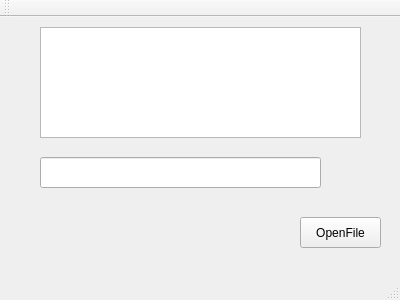
<?xml version="1.0" encoding="UTF-8"?>
<ui version="4.0">
 <class>MainWindow</class>
 <widget class="QMainWindow" name="MainWindow">
  <property name="geometry">
   <rect>
    <x>0</x>
    <y>0</y>
    <width>400</width>
    <height>300</height>
   </rect>
  </property>
  <property name="windowTitle">
   <string>MainWindow</string>
  </property>
  <widget class="QWidget" name="centralWidget">
   <widget class="QPlainTextEdit" name="plainTextEdit">
    <property name="geometry">
     <rect>
      <x>40</x>
      <y>10</y>
      <width>321</width>
      <height>111</height>
     </rect>
    </property>
   </widget>
   <widget class="QPushButton" name="pushButton">
    <property name="geometry">
     <rect>
      <x>300</x>
      <y>200</y>
      <width>81</width>
      <height>31</height>
     </rect>
    </property>
    <property name="text">
     <string>OpenFile</string>
    </property>
   </widget>
   <widget class="QLineEdit" name="lineEdit">
    <property name="geometry">
     <rect>
      <x>40</x>
      <y>140</y>
      <width>281</width>
      <height>31</height>
     </rect>
    </property>
   </widget>
  </widget>
  <widget class="QMenuBar" name="menuBar">
   <property name="geometry">
    <rect>
     <x>0</x>
     <y>0</y>
     <width>400</width>
     <height>23</height>
    </rect>
   </property>
  </widget>
  <widget class="QToolBar" name="mainToolBar">
   <attribute name="toolBarArea">
    <enum>TopToolBarArea</enum>
   </attribute>
   <attribute name="toolBarBreak">
    <bool>false</bool>
   </attribute>
  </widget>
  <widget class="QStatusBar" name="statusBar"/>
 </widget>
 <layoutdefault spacing="6" margin="11"/>
 <resources/>
 <connections/>
</ui>
